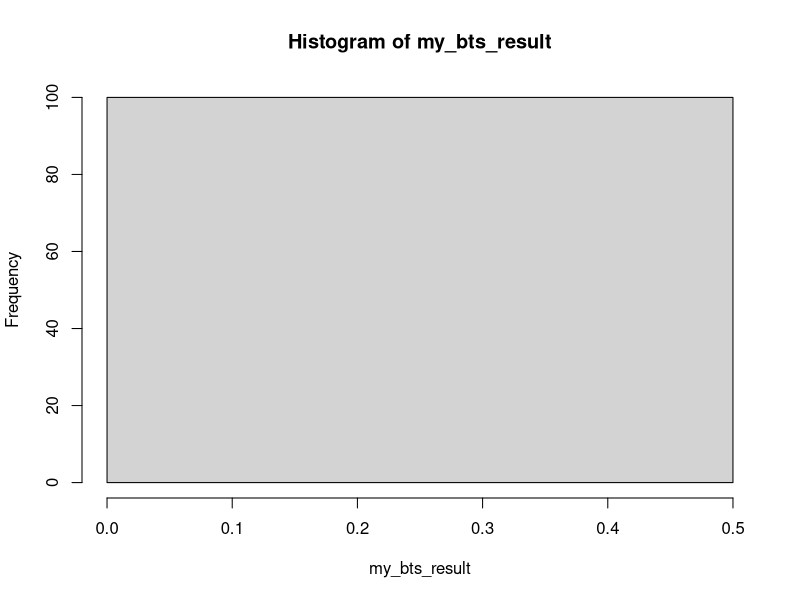

Write R code to recreate this figure.
# MT5763_2201330
# Individual Assignment 2

# Include libraries
library(tidyverse)
library(ggplot2)

# Problem A
# Sample size
n <- 10000
# Pre-allocate memory for storing random samples
X <- rep(NA, n)
Y <- rep(NA, n)
prob <- NA
# For reproducibility
set.seed(777)
# Simple Monte Carlo function to calculate probability Pr(X > Y)
my_mc <- function(n) {
  if (n <= 0 || n %% 1 != 0 || is.na(n) || 
      is.numeric(n) == FALSE || length(n) > 1) {
    stop("invalid arguments") 
  }
  # Generate samples with given boundaries
  X <- rnorm(n, mean = 4, sd = sqrt(10))
  Y <- runif(n, min = 2, max = 8)
  # Check how many x variables are greater than y variables
  # http://ditraglia.com/Econ103Public/Rtutorials/Rtutorial4.html
  prob <- sum(X > Y) / length(X + Y)
  return(prob)
}

# Bootstrapping to derive the sampling distribution of Pr(X > Y)
# Initialisation
# For reproducibility
# set.seed(555)
# Sample size
n_repeat <- 100
# Pre-allocate memory for storing results
boot_res <- rep(NA, n_repeat)
prob_res <- rep(NA)
# Loop across all samples
my_bts <- function(n_repeat) {
  for (i in n_repeat) {
  prob_res <- my_mc(n)
  }
  # Resample with replacement
  boot_res <- sample(x = prob_res, size = n_repeat, replace = TRUE)
  # Store results
  return(boot_res)
}
# Save data to plot
my_bts_result <- my_bts(n_repeat)
# Plot the bootstrap results
hist(my_bts_result)

# Bootstrap variance changes when sample size for Monte Carlo simulation is
# 10, 100, 1000, 10000



# ---------------------------------------------------------------------------
# Problem B





